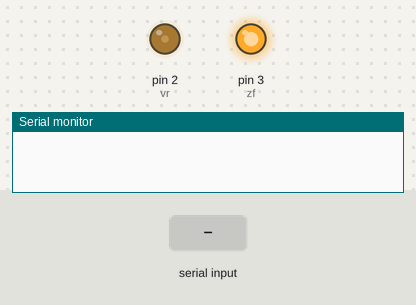
The sketch below on a simulated Arduino Mega 2560, built with avr-gcc and run on an emulated ATmega2560. Parts: output pins drawn as LEDs (lit = HIGH), the last lines printed to the serial monitor. Inputs (shaded band) come from the test bench.

Above: at 1.2 s.
1.3 s: "a" received over Serial
At 2.7 s:
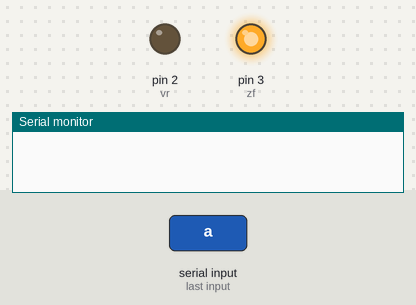
At 12.7 s:
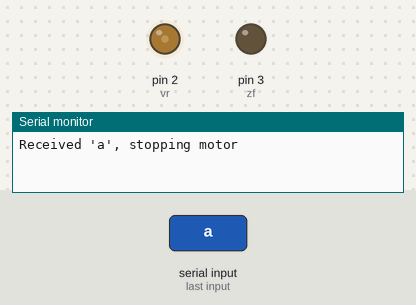
Timing chart, 0 to 17.5 s (numbered marks = the images above; inputs shaded):
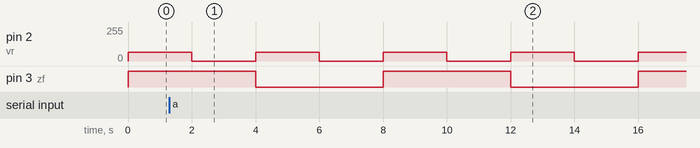

Measured:
- by itself, pin 2 (vr): alternates 65/255 for 2.0 s and 0/255 for 2.0 s
- by itself, pin 3 (zf): alternates HIGH for 4.0 s and LOW for 4.0 s

The sketch:

spin_cw_ccw.ino
```cpp
//spin, stop, change direction and spin again

const int zf = 3;
const int vr = 2;
int sensor = 5;

//int pwm = 45;
int a = 0;
int b = 1;
int counter = 0;
float angle;

void setup() {
  pinMode(zf, OUTPUT);
  pinMode(sensor, INPUT);
  //digitalWrite(zf, HIGH);
  //analogWrite(vr, pwm);
  Serial.begin(115200);
  int myEraser = 7; // this is 111 in binary and is used as an eraser
  TCCR3B &= ~myEraser; // this operation (AND plus NOT), set the three bits in TCCR2B to 0
  int myPrescaler = 2; // this could be a number in [1 , 6]. In this case, 3 corresponds in binary to 011.
  TCCR3B |= myPrescaler; //this operation (OR), replaces the last three bits in TCCR2B with our new value 011
}

void loop() {
  // put your main code here, to run repeatedly:
  if (Serial.available() > 0) { // check if there is incoming serial data
    char incoming = Serial.read(); // read the incoming byte
    if (incoming == 'a') { // if the incoming byte is 'a'
      Serial.println("Received 'a', stopping motor");
      analogWrite(vr,0); // stop the motor
    }
  }
  else {
    digitalWrite(zf, HIGH);
    analogWrite(vr, 65);
    delay(2000);

    analogWrite(vr, 0);
    delay(2000);

    digitalWrite(zf, LOW);
    analogWrite(vr, 65);
    delay(2000);

    analogWrite(vr, 0);
    delay(2000);
  }
}
```
